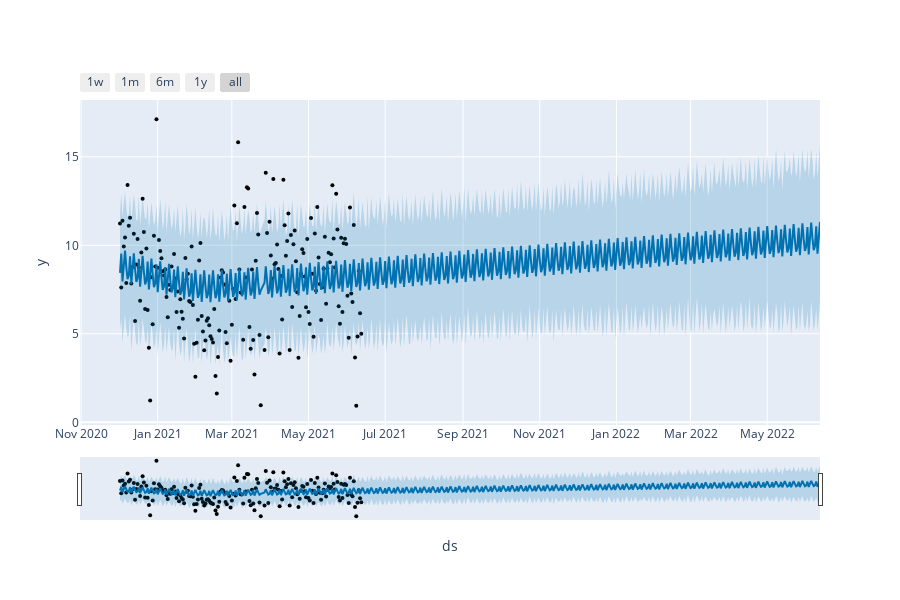

This figure's notebook cell:
### Code cell
# Python
from prophet.plot import plot_plotly, plot_components_plotly

plot_plotly(m, forecast)

### Figure 1 — Plotly figure (JSON) as saved in the notebook; plotly's stock layout.template omitted (floating-point values rounded to 4 significant figures; data arrays with more than 128 entries replaced by an {"elided": "..."} marker saying what was removed)
{"data": [{"marker": {"color": "black", "size": 4}, "mode": "markers", "name": "Actual", "type": "scatter", "x": {"elided": "191 str values"}, "y": {"elided": "191 float values"}}, {"hoverinfo": "skip", "line": {"width": 0}, "mode": "lines", "type": "scatter", "x": {"elided": "556 str values"}, "y": {"elided": "556 float values"}}, {"fill": "tonexty", "fillcolor": "rgba(0, 114, 178, 0.2)", "line": {"color": "#0072B2", "width": 2}, "mode": "lines", "name": "Predicted", "type": "scatter", "x": {"elided": "556 str values"}, "y": {"elided": "556 float values"}}, {"fill": "tonexty", "fillcolor": "rgba(0, 114, 178, 0.2)", "hoverinfo": "skip", "line": {"width": 0}, "mode": "lines", "type": "scatter", "x": {"elided": "556 str values"}, "y": {"elided": "556 float values"}}], "layout": {"height": 600, "showlegend": false, "width": 900, "xaxis": {"rangeselector": {"buttons": [{"count": 7, "label": "1w", "step": "day", "stepmode": "backward"}, {"count": 1, "label": "1m", "step": "month", "stepmode": "backward"}, {"count": 6, "label": "6m", "step": "month", "stepmode": "backward"}, {"count": 1, "label": "1y", "step": "year", "stepmode": "backward"}, {"step": "all"}]}, "rangeslider": {"visible": true}, "title": {"text": "ds"}, "type": "date"}, "yaxis": {"title": {"text": "y"}}}}
